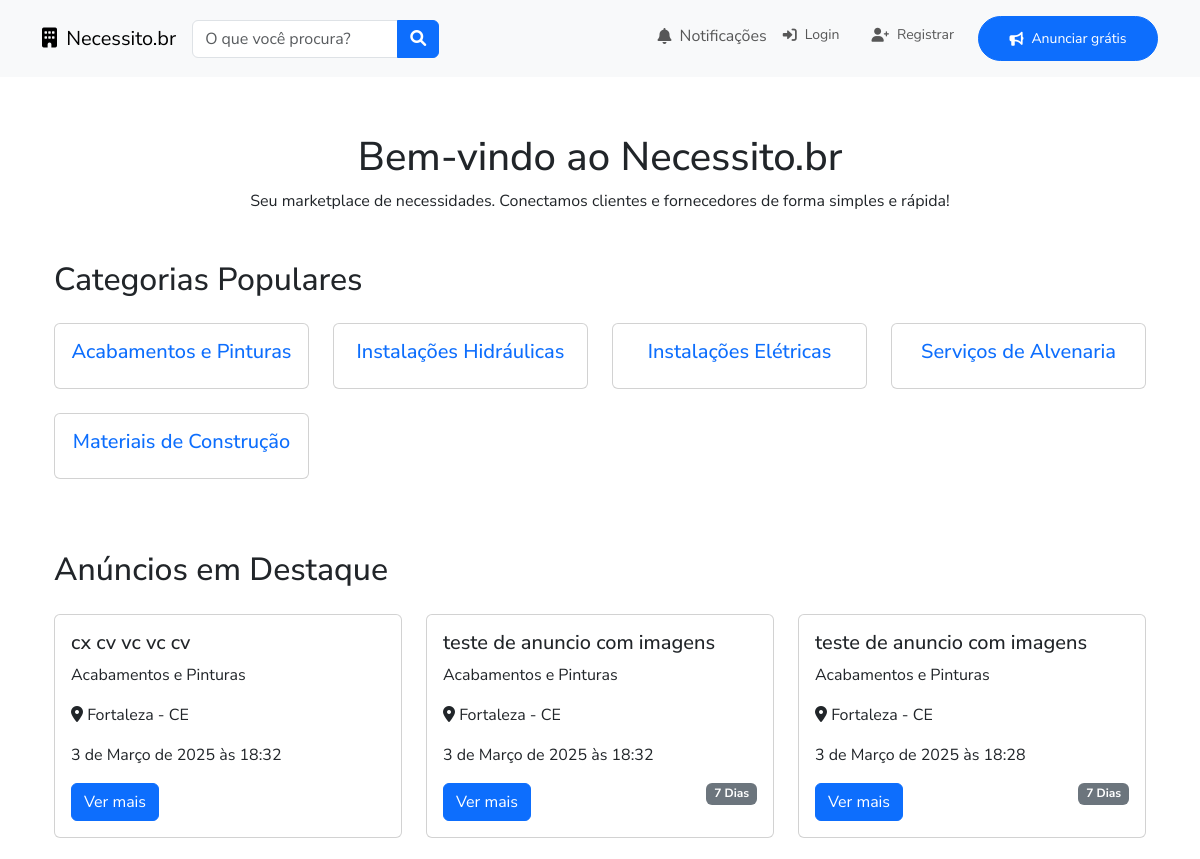
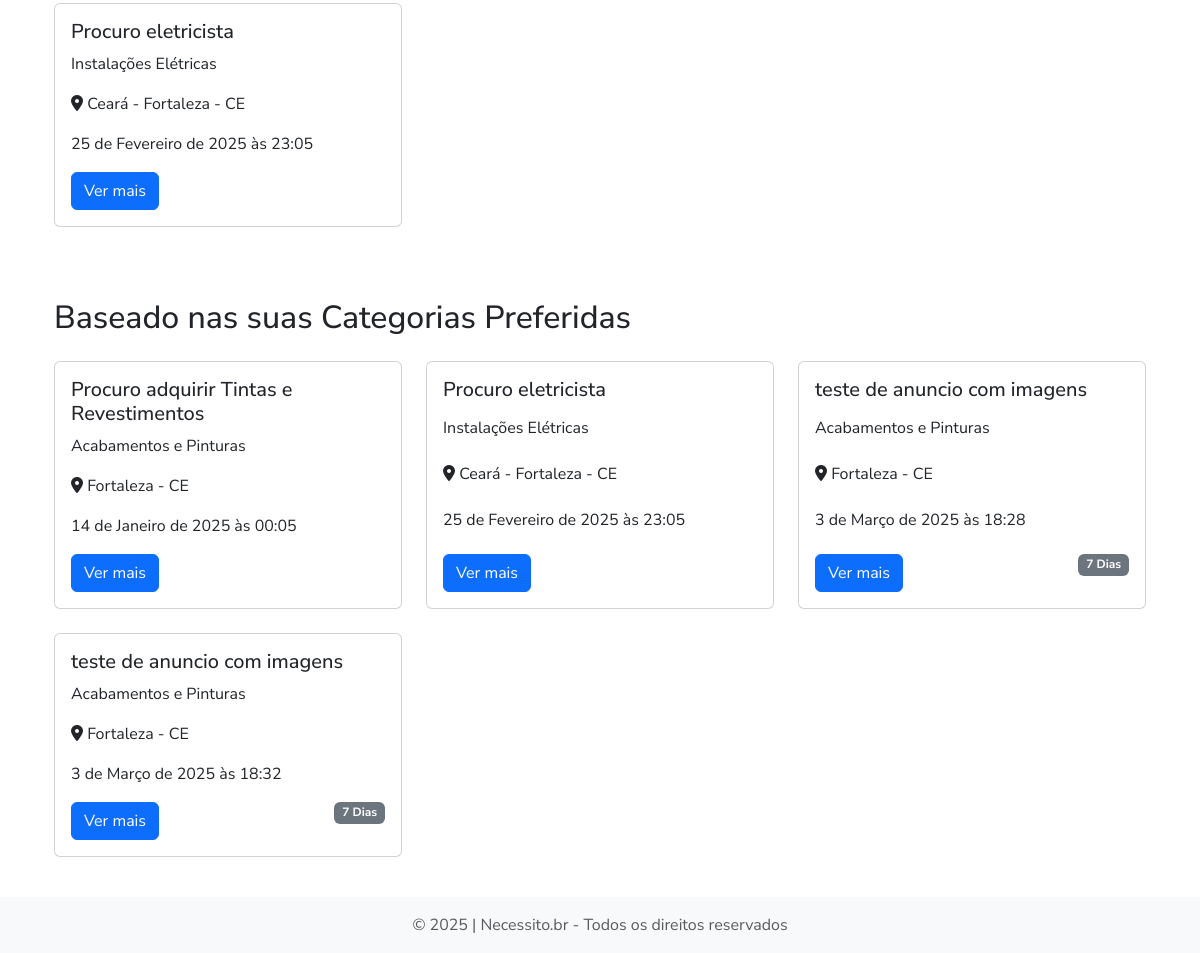
The page / on the database its author committed (2 pictures, top to bottom).
### categories/models.py (models this page shows, shortened)
class Categoria(models.Model):
    nome = models.CharField(max_length=100)
    descricao = models.TextField(blank=True)
    imagem_local = models.ImageField(
        upload_to='categorias/',
        blank=True,
        null=True,
        help_text="Imagem carregada localmente",
        validators=[validar_imagem]
    )
    url_imagem_externa = models.URLField(
        blank=True,
        null=True,
        help_text="URL de uma imagem externa"
    )
    criado_em = models.DateTimeField(auto_now_add=True)
    modificado_em = models.DateTimeField(auto_now=True)
    class Meta:
        ordering = ['nome']
    def __str__(self):
        return self.nome
    def imagem(self):
        """
        Retorna a imagem local, se existir, caso contrário, a URL externa.
        """
        if self.imagem_local:
            return self.imagem_local.url
        elif self.url_imagem_externa:
            return self.url_imagem_externa
        return None

### ads/models.py (models this page shows, shortened)
class Necessidade(models.Model):
    cliente = models.ForeignKey(User, on_delete=models.CASCADE, related_name="necessidades")
    categoria = models.ForeignKey(Categoria, on_delete=models.CASCADE, related_name="necessidades")
    subcategoria = models.ForeignKey(SubCategoria, on_delete=models.CASCADE, related_name="necessidades")
    titulo = models.CharField(max_length=255)
    descricao = models.TextField()
    quantidade = models.FloatField()
    medir_no_local = models.BooleanField(default=False)
    unidade = models.CharField(max_length=50, choices=[
        ('un', 'Unidade'),
        ('cx', 'Caixa'),
        ('pc', 'Peça'),
        ('kg', 'Kilograma'),
        ('m', 'Metro'),
        ('m2', 'Metro Quadrado'),
        ('m3', 'Metro Cúbico'),
        ('cm', 'Centímetro'),
        ('mm', 'Milímetro'),
        ('l', 'Litro'),
        ('g', 'Grama'),
        ('h', 'Hora'),
        ('d', 'Dia'),
        ('mês', 'Mês'),
        ('ano', 'Ano'),
        ('m²', 'Metro Quadrado'),
        ('m³', 'Metro Cúbico'),
        ('cm²', 'Centímetro Quadrado'),
        ('cm³', 'Centímetro Cúbico'),
        ('mm²', 'Milímetro Quadrado'),
        ('mm³', 'Milímetro Cúbico'),
        ('l', 'Litro'),
        ('ml', 'Mililitro'),
        ('g', 'Grama'),
        ('mg', 'Miligrama'),
        ('km', 'Quilograma'),
        ('h', 'Hora'),
        ('d', 'Dia'),
        ('mês', 'Mês'),
        ('ano', 'Ano'),
    ], default='Unidade'
    )
    marca = models.CharField(max_length=100, blank=True)
    tipo = models.CharField(max_length=100, blank=True)
    bitola = models.IntegerField(blank=True, default=0.0, help_text="Ex.: Milímetros")
    compr = models.IntegerField(blank=True, default=0.0, help_text="Ex.: Metros")
    peso = models.IntegerField(blank=True, default=0.0, help_text="Ex.: Kilogramas")
    altura = models.FloatField(blank=True, default=0.0, help_text="Ex.: Metros")
    status = models.CharField(max_length=20, choices=[
        ('ativo', 'Ativo'), # Anúncio ativo e disponível para orçamentos
        ('em_andamento', 'Em andamento'), # Anúncio com orçamento em andamento disparado após o aceite pelo anunciate.
        ('em_atendimento', 'Em atendimento'), # Anúncio com orçamento aceito pelo anunciante e pelo fornecedor.
        ('finalizado', 'Finalizado'), # Após a entrega do serviço ou produto, o anúncio é finalizado manualmente pelo anunciante.
        ('cancelado', 'Cancelado'), # Anúncio cancelado pelo anunciante.
    ], default='ativo')
    ip_usuario = models.GenericIPAddressField(blank=True, null=True, help_text="Endereço IP do usuário que cadastrou o anúncio")
    duracao = models.CharField(max_length=20, blank=True, null=True, help_text="Duração do serviço ou entrega (ex.: 7 dias, 3 horas)")
    data_criacao = models.DateTimeField(auto_now_add=True)
    modificado_em = models.DateTimeField(blank=True, null=True, auto_now=True)

### users/models.py (models this page shows, shortened)
class User(AbstractUser):
    username = None  # Remove o campo username
    is_client = models.BooleanField(default=False)
    is_supplier = models.BooleanField(default=False)
    first_name = models.CharField(max_length=100)
    last_name = models.CharField(max_length=100)
    email = models.EmailField(unique=True, max_length=255)
    telefone = models.CharField(max_length=15, blank=True)
    data_nascimento = models.DateField(null=True, blank=True)
    endereco = models.TextField(blank=True)
    bairro = models.CharField(max_length=100, blank=True)
    cep = models.CharField(max_length=15, blank=True)
    cidade = models.CharField(max_length=100, blank=True)
    estado = models.CharField(max_length=2, blank=True)
    cpf = models.CharField(max_length=14, unique=True, null=True, blank=True)
    cnpj = models.CharField(max_length=18, unique=True, null=True, blank=True)
    preferred_categories = models.ManyToManyField(
        Categoria,
        blank=True,
        related_name='users_preferred'
    )
    comprovante_endereco = models.FileField(upload_to='comprovantes/', blank=True, null=True)
    foto = models.ImageField(upload_to='fotos_usuarios/', blank=True, null=True)
    date_joined = models.DateTimeField('date joined', auto_now_add=True)
    USERNAME_FIELD = 'email'  # Define email como identificador principal
    EMAIL_FIELD = 'email'
    REQUIRED_FIELDS = ['first_name', 'last_name']
    objects = UserManager()

### ads/views.py (the view, shortened to what this page needs)
# urls.py: path('', HomeView.as_view(), name='home'),
class HomeView(TemplateView):
    template_name = 'home.html'  # Diretamente o nome do arquivo
    def get_context_data(self, **kwargs):
        context = super().get_context_data(**kwargs)
        context['categorias_populares'] = Categoria.objects.order_by('-id')[:5]
        context['anuncios_populares'] = Necessidade.objects.exclude(
            status__in=['finalizado', 'cancelado']
        ).order_by('-id')[:4]
        user = self.request.user
        if user.is_authenticated:
            preferred_cats = user.preferred_categories.all()
            if preferred_cats.exists():
                anuncios_preferidos = Necessidade.objects.filter(
                    categoria__in=preferred_cats,
                    status='ativo'
                ).order_by('data_criacao')  # ou .order_by('titulo'), .order_by('data_criacao'), etc.
            else:
                anuncios_preferidos = Necessidade.objects.filter(
                    status='ativo'
                ).order_by('data_criacao')[:4]  # limite de 4, por exemplo
        else:
            anuncios_preferidos = Necessidade.objects.filter(
                status='ativo'
            ).order_by('data_criacao')[:4]
        context['anuncios_preferidos'] = anuncios_preferidos
        anuncios_proximos = Necessidade.objects.none()
        anuncios_estado = Necessidade.objects.none()
        context['anuncios_proximos'] = anuncios_proximos if anuncios_proximos.exists() else anuncios_estado
        return context

### ads/templates/home.html (shortened to what this page needs)
{% extends "base.html" %}
{% block content %}
<div class="jumbotron text-center mt-4">
    <h1>Bem-vindo ao Necessito.br</h1>
    <p>Seu marketplace de necessidades. Conectamos clientes e fornecedores de forma simples e rápida!</p>
</div>
<div class="container mt-5">
    <h2 class="mb-4">Categorias Populares</h2>
    <div class="row text-center">
        {% for categoria in categorias_populares %}
        <div class="col-lg-3 col-md-4 col-sm-6 mb-4">
            <div class="card">
                <div class="card-body">
                    <a href="{% url 'anuncios_por_categoria' categoria.id %}" style="text-decoration:none" >
                        <h5>{{ categoria.nome }}</h5>
                      </a>
                </div>
            </div>
        </div>
        {% endfor %}
    </div>
    <h2 class="mb-4 mt-5">Anúncios em Destaque</h2>
    <div class="row d-flex align-items-stretch">
        {% for anuncio in anuncios_populares %}
        <div class="col-lg-4 col-md-4 col-sm-6 d-flex mb-4">
            <div class="card flex-fill">
                <div class="card-body">
                    <h5 class="card-title">{{ anuncio.titulo }}</h5>
                    <p class="card-text">{{ anuncio.categoria }}</p>
                    <p class="card-text"><i class="fas fa-map-marker-alt"></i> {{ anuncio.cliente.cidade }} - {{ anuncio.cliente.estado|upper }}</p>
                    <p class="card-text">{{ anuncio.data_criacao }}</p>
                    <div class="d-flex justify-content-between">
                        <a href="{% url 'necessidade_detail' anuncio.pk %}" class="btn btn-primary">Ver mais</a>
                        {% if anuncio.duracao  %}
                            <p class="badge text-bg-secondary">{{  anuncio.duracao }}</p>
                        {% endif %}
                    </div>
                </div>
            </div>
        </div>
        {% endfor %}
    </div>
    {% if anuncios_preferidos %}
    <h2 class="mb-4 mt-5">Baseado nas suas Categorias Preferidas</h2>
    <div class="row d-flex align-items-stretch">
        {% for anuncio in anuncios_preferidos %}
            <div class="col-lg-4 col-md-4 col-sm-6 d-flex mb-4">
                <div class="card flex-fill">
                    <div class="card-body">
                        <h5 class="card-title">{{ anuncio.titulo }}</h5>
                        <p class="card-text">{{ anuncio.categoria }}</p>
                        <p class="card-text">
                            <i class="fas fa-map-marker-alt"></i>
                            {{ anuncio.cliente.cidade }} - {{ anuncio.cliente.estado|upper }}
                        </p>
                        <p class="card-text">{{ anuncio.data_criacao }}</p>
                        <div class="d-flex justify-content-between">
                            <a href="{% url 'necessidade_detail' anuncio.pk %}" class="btn btn-primary">Ver mais</a>
                            {% if anuncio.duracao %}
                                <p class="badge text-bg-secondary">{{ anuncio.duracao }}</p>
                            {% endif %}
                        </div>
                    </div>
                </div>
            </div>
        {% endfor %}
    </div>
    {% endif %}
</div>
{% endblock %}

### templates/base.html (shortened to what this page needs)
{% load static %}
<!DOCTYPE html>
<html lang="pt-br">
<head>
    <link href="https://cdn.jsdelivr.net/npm/bootstrap@5.3.3/dist/css/bootstrap.min.css"
          rel="stylesheet"
>
    <link href="https://cdnjs.cloudflare.com/ajax/libs/font-awesome/6.0.0-beta3/css/all.min.css" rel="stylesheet">
</head>
<body>
    {% include 'components/_header.html' %}
    <div class="col py-3">
        <div class="container mt-4">
          <main>
            {% block content %}
            {% endblock %}
          </main>
        </div>
    </div>
</body>
{% include 'components/_footer.html' %}
</html>

### templates/components/_header.html (shortened to what this page needs)
<header>
    <nav class="navbar navbar-expand-lg navbar-light bg-light py-3">
        <div class="container">
            <a class="navbar-brand" href="{% url 'home' %}">
                <i class="fas fa-building me-1"></i> Necessito.br
            </a>
            <div class="collapse navbar-collapse" id="navbarNav">
                <ul class="navbar-nav me-auto align-items-start">
                    <li class="nav-item w-100 mt-2 mt-lg-0 me-auto">
                        <form >
                            <div class="input-group">
                                <input type="text" class="form-control" placeholder="O que você procura?">
                                <button class="btn btn-primary" type="submit">
                                    <i class="fas fa-search"></i>
                                </button>
                            </div>
                        </form>
                    </li>
                </ul>
                <ul class="navbar-nav ms-auto align-items-start justify-content-end">
                    <li class="nav-item">
                        <a class="nav-link d-flex align-items-center" href="#" data-bs-toggle="tooltip" data-bs-placement="bottom" title="Notificações">
                            <i class="fas fa-bell me-2"></i>
                            <span>Notificações</span>
                        </a>
                    </li>
                    {% if user.is_authenticated %}
                    <li class="nav-item dropdown">
                        <a class="nav-link dropdown-toggle" href="#" role="button" data-bs-toggle="dropdown"
                            aria-expanded="false">
                            Olá, {{ user.first_name|capfirst }}!
                        </a>
                        <ul class="dropdown-menu dropdown-menu-end">
                            <li><a class="dropdown-item" href="{% url 'minha_conta_detail' user.pk %}">
                                    <i class="fas fa-user"></i> Minha Conta
                                </a></li>
                            <li><a class="dropdown-item" href="{% url 'necessidade_list' %}">
                                    <i class="fas fa-bullhorn"></i> Meus Anúncios
                                </a></li>
                            <li><a class="dropdown-item" href="{% url 'budget_list' %}">
                                    <i class="far fa-list-alt"></i> Meus Orçamentos
                                </a></li>
                            <li>
                                <hr class="dropdown-divider">
                            </li>
                            <li><a class="dropdown-item text-danger" href="{% url 'logout' %}">
                                    <i class="fas fa-sign-out-alt"></i> Sair
                                </a></li>
                        </ul>
                    </li>
                    {% else %}
                    <li class="nav-item">
                        <a class="nav-link d-flex align-items-center" href="{% url 'login' %}" style="font-size: 14px; white-space: nowrap;">
                            <i class="fas fa-sign-in-alt me-2"></i> Login
                        </a>
                    </li>
                    <li class="nav-item ms-lg-3">
                        <a class="nav-link d-flex align-items-center" href="{% url 'register' %}" style="font-size: 14px; white-space: nowrap;">
                            <i class="fas fa-user-plus me-2"></i> Registrar
                        </a>
                    </li>
                    {% endif %}
                    <li class="nav-item ms-lg-3">
                        <a href="{% url 'necessidade_create' %}"
                            class="btn btn-primary text-white px-4 py-2 rounded-pill d-flex align-items-center justify-content-center"
                            style="font-size: 14px; height: 45px; min-width: 180px; white-space: nowrap;">
                            <i class="fas fa-bullhorn me-2"></i> Anunciar grátis
                        </a>
                    </li>
                </ul>
            </div>
        </div>
    </nav>
</header>

### templates/components/_footer.html
<footer class="stick-footer bg-light text-center py-3 mt-auto" style="bottom: 0; width: 100%;">
  <div class="container-fluid text-center">
      <span class="text-muted">© 2025 | Necessito.br - Todos os direitos reservados</span>
  </div>
</footer>

### templates/base.html (style rules this page uses)
body { font-family: 'Nunito Sans', sans-serif; }

### ads/templates/home.html (style rules this page uses)
.card { display: flex; flex-direction: column; justify-content: space-between; min-height: 100%; }
.card-body { flex-grow: 1; display: flex; flex-direction: column; justify-content: space-between; }
.card .btn { margin-top: auto; align-self: flex-start; }

### rows shown on the page
Categoria: nome "Acabamentos e Pinturas"
Categoria: nome "Instalações Hidráulicas"
Categoria: nome "Instalações Elétricas"
Categoria: nome "Serviços de Alvenaria"
Categoria: nome "Materiais de Construção"
Necessidade: titulo "cx cv vc vc cv", categoria "Acabamentos e Pinturas", cliente.cidade "Fortaleza", cliente.estado "CE", data_criacao "3 de Março de 2025 às 18:32"
Necessidade: titulo "teste de anuncio com imagens", categoria "Acabamentos e Pinturas", cliente.cidade "Fortaleza", cliente.estado "CE", data_criacao "3 de Março de 2025 às 18:32", duracao "7 Dias"
Necessidade: titulo "teste de anuncio com imagens", categoria "Acabamentos e Pinturas", cliente.cidade "Fortaleza", cliente.estado "CE", data_criacao "3 de Março de 2025 às 18:28", duracao "7 Dias"
Necessidade: titulo "Procuro eletricista", categoria "Instalações Elétricas", cliente.cidade "Ceará - Fortaleza", cliente.estado "CE", data_criacao "25 de Fevereiro de 2025 às 23:05"
Necessidade: titulo "Procuro adquirir Tintas e Revestimentos", categoria "Acabamentos e Pinturas", cliente.cidade "Fortaleza", cliente.estado "CE", data_criacao "14 de Janeiro de 2025 às 00:05"
